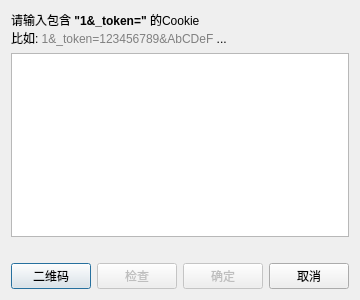
<?xml version="1.0" encoding="UTF-8"?>
<ui version="4.0">
 <class>CookieInputDialog</class>
 <widget class="QDialog" name="CookieInputDialog">
  <property name="geometry">
   <rect>
    <x>0</x>
    <y>0</y>
    <width>358</width>
    <height>300</height>
   </rect>
  </property>
  <property name="sizePolicy">
   <sizepolicy hsizetype="Preferred" vsizetype="Preferred">
    <horstretch>0</horstretch>
    <verstretch>0</verstretch>
   </sizepolicy>
  </property>
  <property name="windowTitle">
   <string>设置Cookie</string>
  </property>
  <property name="styleSheet">
   <string notr="true">font: 12pt &quot;Microsoft YaHei&quot;;</string>
  </property>
  <layout class="QVBoxLayout" name="verticalLayout">
   <item>
    <widget class="QLabel" name="label">
     <property name="text">
      <string>&lt;html&gt;&lt;head/&gt;&lt;body&gt;&lt;p&gt;请输入包含 &lt;span style=&quot; font-weight:600;&quot;&gt;&amp;quot;1&amp;amp;_token=&amp;quot;&lt;/span&gt; 的Cookie&lt;br/&gt;比如: &lt;span style=&quot; color:#808080;&quot;&gt;1&amp;amp;_token=123456789&amp;amp;AbCDeF&lt;/span&gt; ...&lt;/p&gt;&lt;/body&gt;&lt;/html&gt;</string>
     </property>
     <property name="textInteractionFlags">
      <set>Qt::LinksAccessibleByKeyboard|Qt::LinksAccessibleByMouse|Qt::TextBrowserInteraction|Qt::TextSelectableByKeyboard|Qt::TextSelectableByMouse</set>
     </property>
    </widget>
   </item>
   <item>
    <widget class="QPlainTextEdit" name="plainTextEdit"/>
   </item>
   <item>
    <widget class="QLabel" name="userInfoLabel">
     <property name="text">
      <string/>
     </property>
     <property name="textInteractionFlags">
      <set>Qt::LinksAccessibleByMouse|Qt::TextSelectableByKeyboard|Qt::TextSelectableByMouse</set>
     </property>
    </widget>
   </item>
   <item>
    <layout class="QHBoxLayout" name="horizontalLayout">
     <item>
      <widget class="QPushButton" name="qrCodeBtn">
       <property name="text">
        <string>二维码</string>
       </property>
      </widget>
     </item>
     <item>
      <widget class="QPushButton" name="checkBtn">
       <property name="enabled">
        <bool>false</bool>
       </property>
       <property name="text">
        <string>检查</string>
       </property>
      </widget>
     </item>
     <item>
      <widget class="QPushButton" name="okBtn">
       <property name="enabled">
        <bool>false</bool>
       </property>
       <property name="text">
        <string>确定</string>
       </property>
      </widget>
     </item>
     <item>
      <widget class="QPushButton" name="cancelBtn">
       <property name="text">
        <string>取消</string>
       </property>
      </widget>
     </item>
    </layout>
   </item>
  </layout>
 </widget>
 <resources/>
 <connections>
  <connection>
   <sender>cancelBtn</sender>
   <signal>clicked()</signal>
   <receiver>CookieInputDialog</receiver>
   <slot>reject()</slot>
   <hints>
    <hint type="sourcelabel">
     <x>328</x>
     <y>275</y>
    </hint>
    <hint type="destinationlabel">
     <x>199</x>
     <y>149</y>
    </hint>
   </hints>
  </connection>
 </connections>
</ui>
